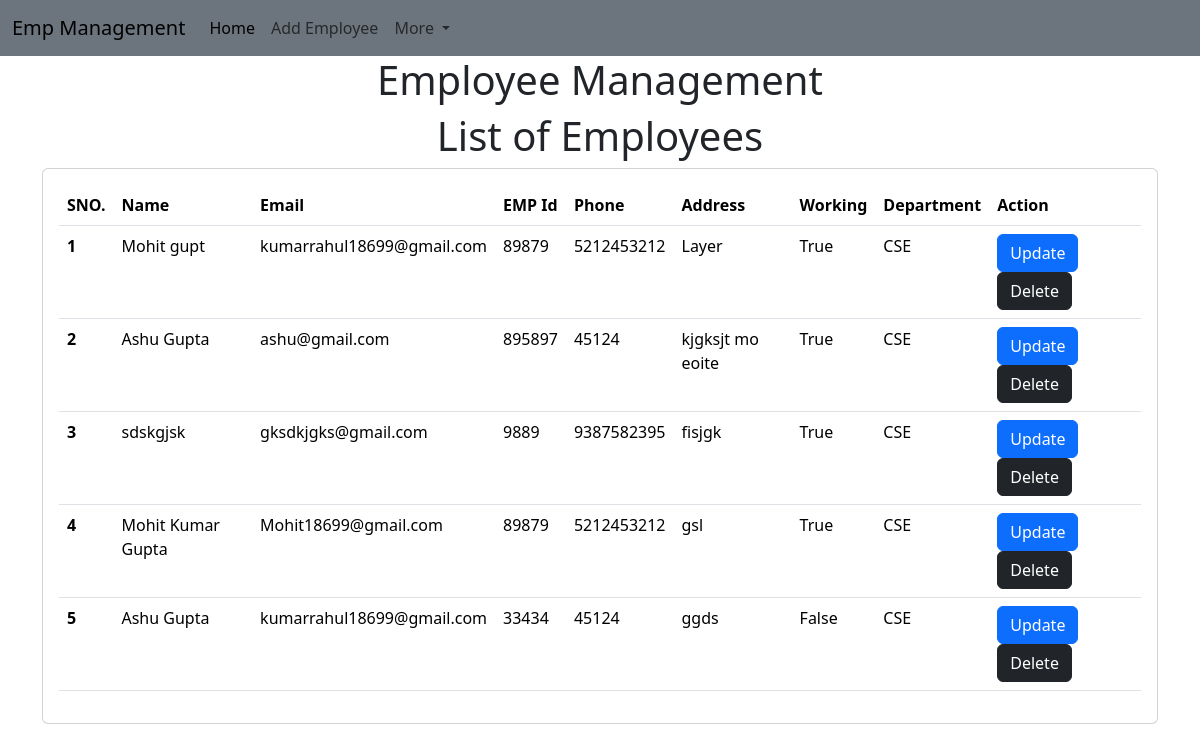
The page / on the database its author committed.
### emp_app/models.py (models this page shows, shortened)
class Emp(models.Model):
    name = models.CharField(max_length=200)
    email=models.CharField(max_length=100)
    emp_id = models.CharField(max_length=200)
    phone = models.IntegerField()
    working = models.BooleanField(default=False)
    address=models.CharField(max_length=150)
    department= models.CharField(max_length=10)

### emp_app/views.py (the view)
# urls.py: path("",emp_home),
def emp_home(request):
    emps= Emp.objects.all()
    return render(request, 'emp/home.html',{'emps':emps})

### templates/emp/home.html (shortened to what this page needs)
<!doctype html>
<html lang="en">
  <head>
    <link href="https://cdn.jsdelivr.net/npm/bootstrap@5.3.2/dist/css/bootstrap.min.css" rel="stylesheet">
  </head>
  <body>
    {% include 'emp/navbar.html' %}
    <h1 class="text-center">Employee Management</h1>
    <h1 class="text-center">List of Employees</h1>
    <div class="container">
      <div class="row">
        <div class="col-md-12">
          <div class="card">
            <div class="card-body">
             <table class="table">
              <thead>
                <tr>
                  <th>SNO.</th>
                  <th>Name</th>
                  <th>Email</th>
                  <th>EMP Id</th>
                  <th>Phone</th>
                  <th>Address</th>
                  <th>Working</th>
                  <th>Department</th>
                  <th>Action</th>
                </tr>
              </thead>
              <tbody>
                {% for e in emps %}
                <tr>
                  <th>{{forloop.counter}}</th>
                  <td>{{e.name}}</td>
                  <td>{{e.email}}</td>
                  <td>{{e.emp_id}}</td>
                  <td>{{e.phone}}</td>
                  <td>{{e.address}}</td>
                  <td>{{e.working}}</td>
                  <td>{{e.department}}</td>
                  <td>
                    <a href="/update-emp/{{e.id}}" class="btn btn-primary">Update</a>
                    <a href="/delete-emp/{{e.id}}" class="btn btn-dark">Delete</a>
                  </td>
                </tr>
                {% endfor %}
              </tbody>
             </table>
            </div>
          </div>
        </div>
      </div>
    </div>
  </body>
</html>

### templates/emp/navbar.html (shortened to what this page needs)
<nav class="navbar navbar-expand-lg  text-white bg-secondary" style="color:#fff;">
    <div class="container-fluid">
      <a class="navbar-brand" href="#">Emp Management</a>
      <div class="collapse navbar-collapse" id="navbarSupportedContent">
        <ul class="navbar-nav me-auto mb-2 mb-lg-0">
          <li class="nav-item">
            <a class="nav-link active" aria-current="page" href="/home/">Home</a>
          </li>
          <li class="nav-item">
            <a class="nav-link" href="/add-emp/">Add Employee</a>
          </li>
          <li class="nav-item dropdown">
            <a class="nav-link dropdown-toggle" href="#" role="button" data-bs-toggle="dropdown" aria-expanded="false">
              More
            </a>
          </li>
      </div>
    </div>
  </nav>

### rows shown on the page
Emp: name "Mohit gupt", email "kumarrahul18699@gmail.com", emp_id "89879", phone "5212453212", address "Layer", working "True", department "CSE"
Emp: name "Ashu Gupta", email "ashu@gmail.com", emp_id "895897", phone "45124", address "kjgksjt mo eoite", working "True", department "CSE"
Emp: name "sdskgjsk", email "gksdkjgks@gmail.com", emp_id "9889", phone "9387582395", address "fisjgk", working "True", department "CSE"
Emp: name "Mohit Kumar Gupta", email "Mohit18699@gmail.com", emp_id "89879", phone "5212453212", address "gsl", working "True", department "CSE"
Emp: name "Ashu Gupta", email "kumarrahul18699@gmail.com", emp_id "33434", phone "45124", address "ggds", working "False", department "CSE"
